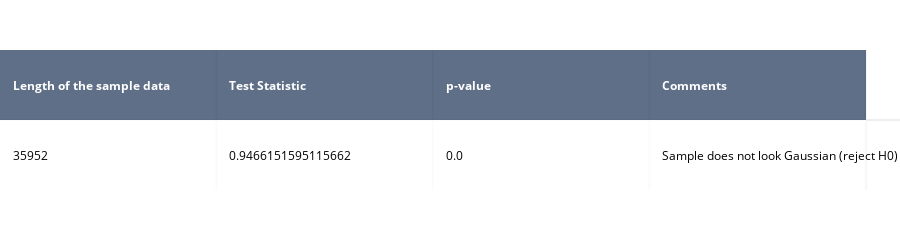

Notebook code for this chart:
### Code cell
stat, p = shapiro(vehicles['Combined MPG'])

# interpret
alpha = 0.05
if p > alpha:
    msg = 'Sample looks Gaussian (fail to reject H0)'
else:
    msg = 'Sample does not look Gaussian (reject H0)'

result_mat = [
    ['Length of the sample data', 'Test Statistic', 'p-value', 'Comments'],
    [len(vehicles['Combined MPG']), stat, p, msg]
]

swt_table = ff.create_table(result_mat)
swt_table['data'][0].colorscale=[[0, '#2a3f5f'],[1, '#ffffff']]
swt_table['layout']['height']=200
swt_table['layout']['margin']['t']=50
swt_table['layout']['margin']['b']=50

swt_table.iplot()

### Figure 1 — Plotly figure (JSON) as saved in the notebook; plotly's stock layout.template omitted (floating-point values rounded to 4 significant figures)
{"data": [{"colorscale": [[0, "#2a3f5f"], [1, "#ffffff"]], "hoverinfo": "none", "opacity": 0.75, "showscale": false, "type": "heatmap", "uid": "6b9f3610-b22a-11e9-b0d4-8c2937efece8", "z": [[0, 0, 0, 0], [0.5, 0.5, 0.5, 0.5]]}], "layout": {"annotations": [{"align": "left", "font": {"color": "#ffffff"}, "showarrow": false, "text": "<b>Length of the sample data</b>", "x": -0.45, "xanchor": "left", "xref": "x", "y": 0, "yref": "y"}, {"align": "left", "font": {"color": "#ffffff"}, "showarrow": false, "text": "<b>Test Statistic</b>", "x": 0.55, "xanchor": "left", "xref": "x", "y": 0, "yref": "y"}, {"align": "left", "font": {"color": "#ffffff"}, "showarrow": false, "text": "<b>p-value</b>", "x": 1.55, "xanchor": "left", "xref": "x", "y": 0, "yref": "y"}, {"align": "left", "font": {"color": "#ffffff"}, "showarrow": false, "text": "<b>Comments</b>", "x": 2.55, "xanchor": "left", "xref": "x", "y": 0, "yref": "y"}, {"align": "left", "font": {"color": "#000000"}, "showarrow": false, "text": "35952", "x": -0.45, "xanchor": "left", "xref": "x", "y": 1, "yref": "y"}, {"align": "left", "font": {"color": "#000000"}, "showarrow": false, "text": "0.9466151595115662", "x": 0.55, "xanchor": "left", "xref": "x", "y": 1, "yref": "y"}, {"align": "left", "font": {"color": "#000000"}, "showarrow": false, "text": "0.0", "x": 1.55, "xanchor": "left", "xref": "x", "y": 1, "yref": "y"}, {"align": "left", "font": {"color": "#000000"}, "showarrow": false, "text": "Sample does not look Gaussian (reject H0)", "x": 2.55, "xanchor": "left", "xref": "x", "y": 1, "yref": "y"}], "height": 200, "margin": {"b": 50, "l": 0, "r": 0, "t": 50}, "xaxis": {"dtick": 1, "gridwidth": 2, "showticklabels": false, "tick0": -0.5, "ticks": "", "zeroline": false}, "yaxis": {"autorange": "reversed", "dtick": 1, "gridwidth": 2, "showticklabels": false, "tick0": 0.5, "ticks": "", "zeroline": false}}}
